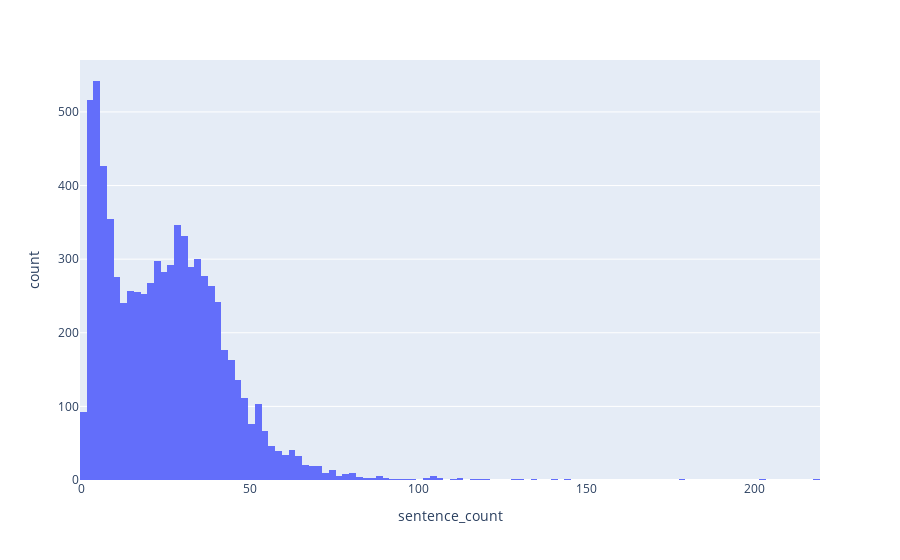

Notebook cell for this chart:
### Code cell
## distribution of sentence count
fig = px.histogram(df, x = 'sentence_count')
fig.show()

### Figure 1 — Plotly figure (JSON) as saved in the notebook; plotly's stock layout.template omitted (floating-point values rounded to 4 significant figures; data arrays with more than 128 entries replaced by an {"elided": "..."} marker saying what was removed)
{"data": [{"alignmentgroup": "True", "bingroup": "x", "hovertemplate": "sentence_count=%{x}<br>count=%{y}<extra></extra>", "legendgroup": "", "marker": {"color": "#636efa", "pattern": {"shape": ""}}, "name": "", "offsetgroup": "", "orientation": "v", "showlegend": false, "type": "histogram", "x": {"elided": "7587 int values"}, "xaxis": "x", "yaxis": "y"}], "layout": {"barmode": "relative", "legend": {"tracegroupgap": 0}, "margin": {"t": 60}, "xaxis": {"anchor": "y", "domain": [0, 1], "title": {"text": "sentence_count"}}, "yaxis": {"anchor": "x", "domain": [0, 1], "title": {"text": "count"}}}}
